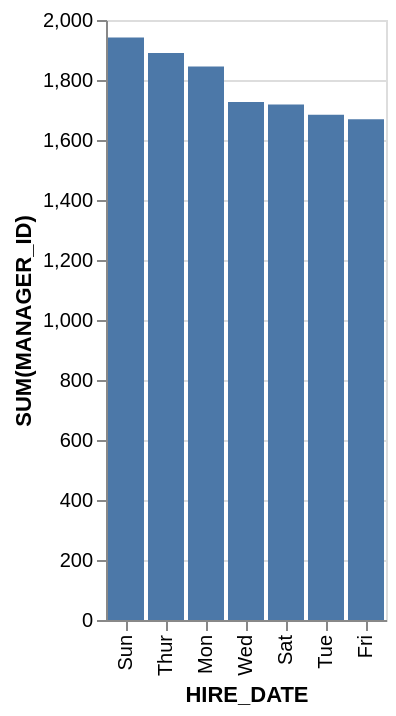

The specification (Vega-Lite) saved for this image:
### Vega-Lite specification from a JSON file in a GitHub repository (floating-point values rounded to 4 significant figures)
{"data": {"values": [{"x_data": "Mon", "y_data": 1845}, {"x_data": "Tue", "y_data": 1684}, {"x_data": "Wed", "y_data": 1727}, {"x_data": "Thur", "y_data": 1890}, {"x_data": "Fri", "y_data": 1669}, {"x_data": "Sat", "y_data": 1718}, {"x_data": "Sun", "y_data": 1942}]}, "mark": "bar", "encoding": {"x": {"field": "x_data", "type": "nominal", "title": "HIRE_DATE", "sort": {"op": "sum", "field": "y_data", "order": "descending"}}, "y": {"field": "y_data", "type": "quantitative", "title": "SUM(MANAGER_ID)"}}}
